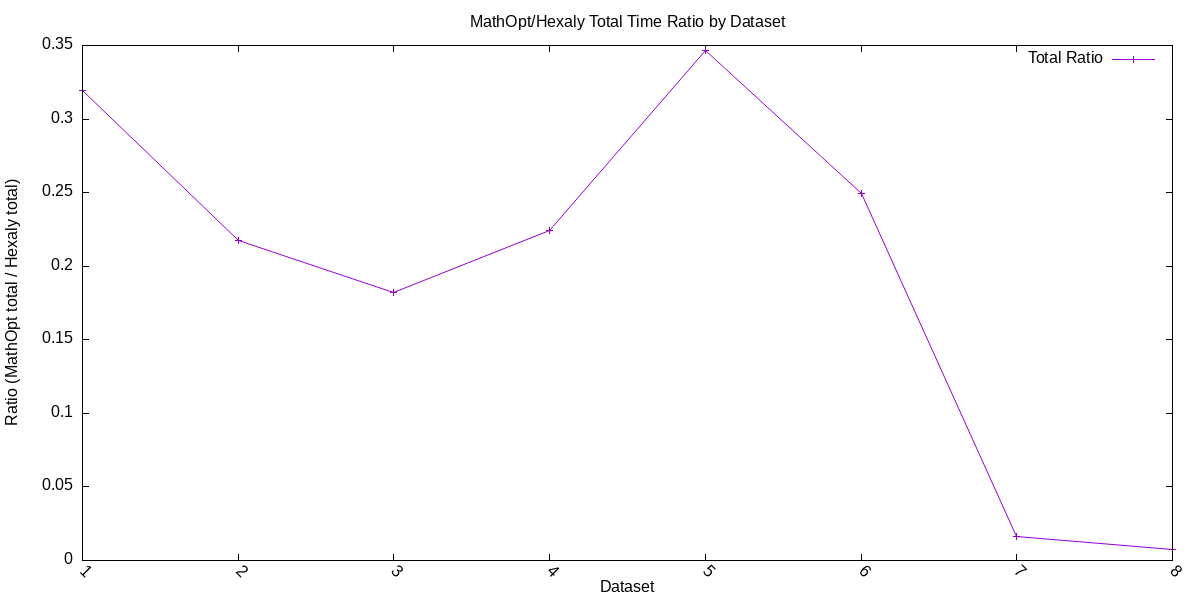

Reproduce this figure in gnuplot.
set terminal png size 1200,600
set output 'plots/phase_solve_time_agg_ratio.png'
set title 'MathOpt/Hexaly Total Time Ratio by Dataset'
set xlabel 'Dataset'
set ylabel 'Ratio (MathOpt total / Hexaly total)'
set key autotitle columnhead
set datafile separator ','
set xtics rotate by -45
plot 'perfs_csv/hexaly_mathopt_perf.csv.phaseTime.agg_by_dataset.csv' using 0:11:xtic(1) with linespoints title 'Total Ratio'
